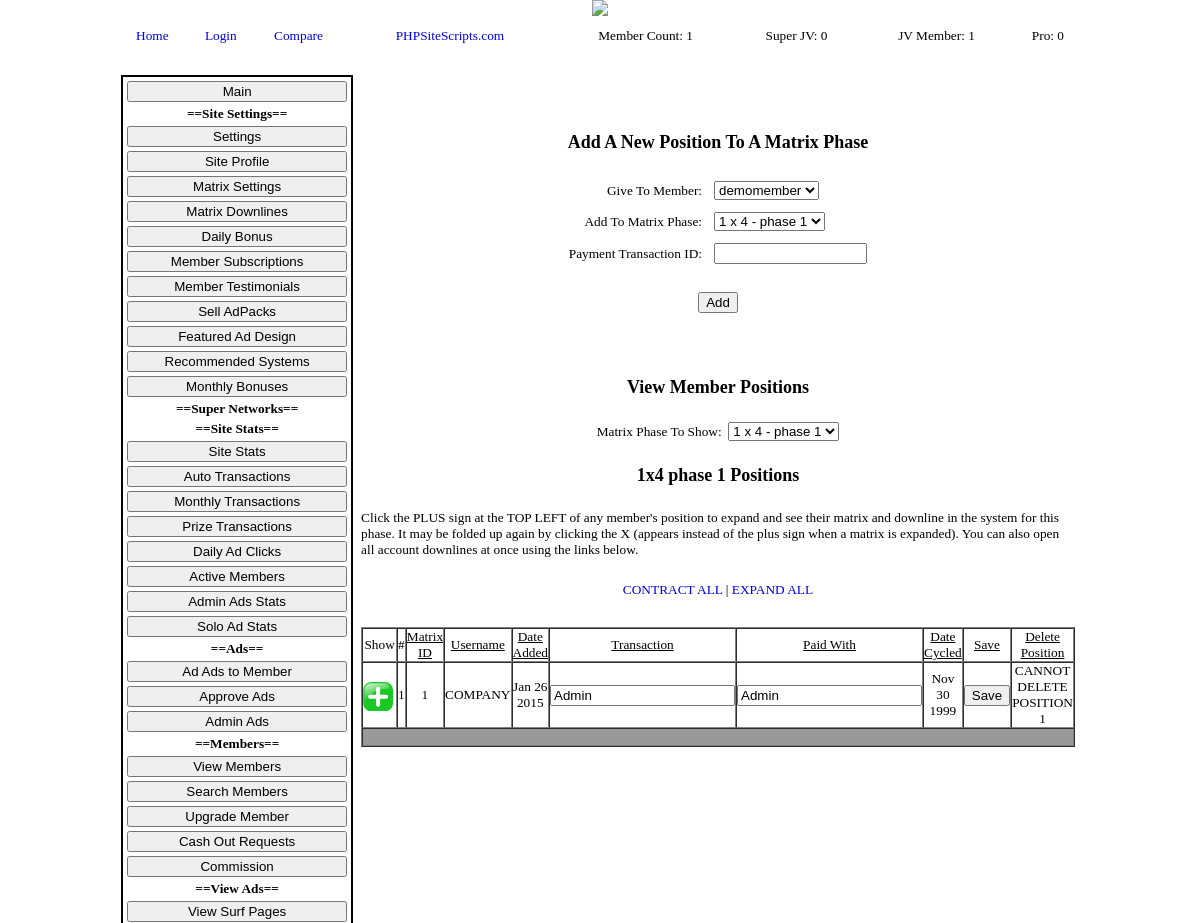
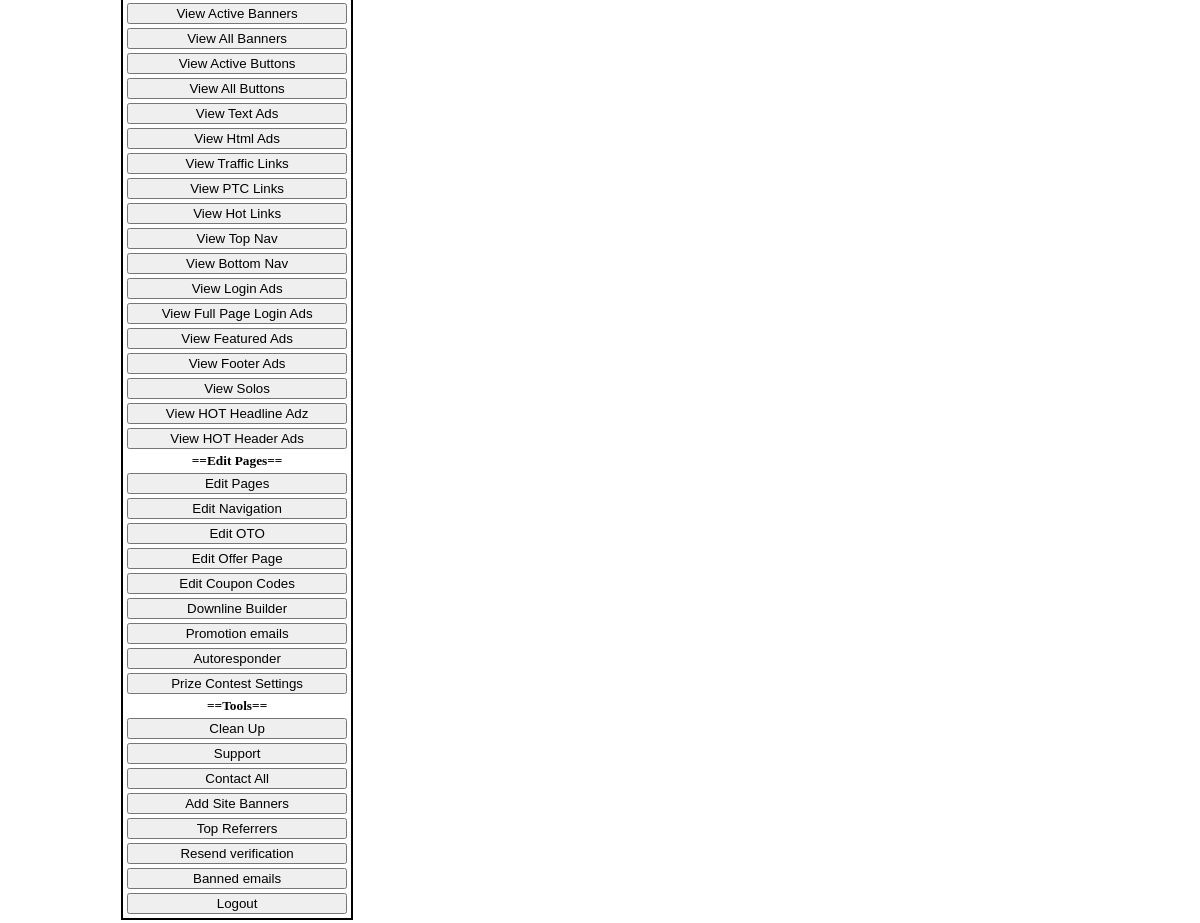
/admin/matrixadmin.php, run on the app's committed database (2 pictures, top to bottom).
### tables this page shows
CREATE TABLE `matrixconfiguration` (
  `id` int(10) unsigned NOT NULL AUTO_INCREMENT,
  `matrixlevelname` varchar(255) NOT NULL,
  `matrixwidth` int(10) unsigned NOT NULL DEFAULT '2',
  `matrixdepth` int(10) unsigned NOT NULL DEFAULT '2',
  `matrixprice` decimal(9,2) NOT NULL DEFAULT '1.00',
  `matrixpayout` decimal(9,2) NOT NULL DEFAULT '4.00',
  `givereentrythislevel` varchar(4) NOT NULL DEFAULT 'yes',
  `matrixactive` varchar(4) NOT NULL DEFAULT 'yes',
  `matrixsequence` int(10) unsigned NOT NULL DEFAULT '0',
  `cyclecommissionforsponsor` decimal(9,2) NOT NULL,
  PRIMARY KEY (`id`)
);

CREATE TABLE `matrix1` (
  `id` int(10) unsigned NOT NULL AUTO_INCREMENT,
  `username` varchar(255) NOT NULL,
  `L1` int(10) unsigned NOT NULL,
  `L2` int(10) unsigned NOT NULL,
  `L3` int(10) unsigned NOT NULL,
  `L4` int(10) unsigned NOT NULL,
  `parent1` int(10) unsigned NOT NULL,
  `parent1username` varchar(255) NOT NULL,
  `parent2` int(10) unsigned NOT NULL,
  `parent2username` varchar(255) NOT NULL,
  `parent3` int(10) unsigned NOT NULL,
  `parent3username` varchar(255) NOT NULL,
  `parent4` int(10) unsigned NOT NULL,
  `parent4username` varchar(255) NOT NULL,
  `datecycled` datetime NOT NULL,
  `cycled` varchar(4) NOT NULL DEFAULT 'no',
  `urlreferrerid` int(10) unsigned NOT NULL,
  `urlreferrername` varchar(255) NOT NULL,
  `owed` decimal(9,2) NOT NULL DEFAULT '0.00',
  `paid` decimal(9,2) NOT NULL DEFAULT '0.00',
  `lastpaid` datetime NOT NULL,
  `paychoice` varchar(255) NOT NULL,
  `transaction` varchar(255) NOT NULL,
  `positionordernumber` int(10) unsigned NOT NULL,
  `signupdate` datetime NOT NULL,
  PRIMARY KEY (`id`)
);

### admin/matrixadmin.php (the view, shortened to what this page needs)
<?php
function formatDate($val) {
	$arr = explode("-", $val);
	return date("M d Y", mktime(0,0,0, $arr[1], $arr[2], $arr[0]));
}
$showid = $_REQUEST["showid"];
include "../header.php";
?>
<table>
<tr>
<td width="15%" valign=top><br>
<? include("adminnavigation.php"); ?>
<td valign="top" align="center"><br><br> <?
echo "<font size=2 face='$fonttype' color='$fontcolour'><p><b><center>";
?>
<table cellpadding="4" cellspacing="0" border="0" width="100%" align="center">
<?php
$matrixviewchoice = "";
$q = "select * from members order by userid";
$r = mysql_query($q);
$rows = mysql_num_rows($r);
if ($rows > 0)
{
$mq = "select * from matrixconfiguration order by id";
$mr = mysql_query($mq);
$mrows = mysql_num_rows($mr);
if ($mrows > 0)
	{
?>
<tr><td colspan="2" align="center">
<table cellpadding="4" cellspacing="4" border="0" align="center">
<tr><td align="center" colspan="2"><div style="font-size: 18px; font-weight: bold;">Add A New Position To A Matrix Phase</div></td></tr>
<form action="matrixadmin.php" method="post" name="theform">
<tr><td align="right"><br>Give To Member: </td><td><br>
<select name="userid">
<?php
while ($rowz = mysql_fetch_array($r))
{
$userid = $rowz["userid"];
echo "<option value=\"" . $userid . "\">" . $userid . "</option>";
}
?>
</select>
</td></tr>
<tr><td align="right">Add To Matrix Phase: </td><td>
<select name="matrixid">
<?php
while ($mrowz = mysql_fetch_array($mr))
{
$id = $mrowz["id"];
$matrixlevelname = $mrowz["matrixlevelname"];
$matrixwidth = $mrowz["matrixwidth"];
$matrixdepth = $mrowz["matrixdepth"];
echo "<option value=\"" . $id . "\">" . $matrixwidth . " x " . $matrixdepth . " - " . $matrixlevelname . "</option>";
if ($showid != $id)
	{
$matrixviewchoice = $matrixviewchoice . "<option value=\"" . $id . "\">" . $matrixwidth . " x " . $matrixdepth . " - " . $matrixlevelname . "</option>";
	}
}
?>
</select>
</td></tr>
<tr><td align="right">Payment Transaction ID: </td><td><input type="text" class="typein" name="transaction" maxlength="255" size="16"></td></tr>
<br>
</td></tr>
<tr><td colspan="2" align="center"><br><input type="hidden" name="action" value="newposition"><input type="submit" value="Add"></td></tr></form>
</table><br>&nbsp;</td></tr>
<?php
	}
}
if ($showid == "")
{
$getfirstq = "select * from matrixconfiguration order by id limit 1";
$getfirstr = mysql_query($getfirstq);
$getfirstrows = mysql_num_rows($getfirstr);
if ($getfirstrows > 0)
	{
	$showid = mysql_result($getfirstr,0,"id");
	}
}
?>
<?php
$matrixtoshow = "matrix" . $showid;
$showq = "select * from matrixconfiguration where id=\"$showid\"";
$showr = mysql_query($showq);
$showrows = mysql_num_rows($showr);
if ($showrows > 0)
{
$matrixdepth = mysql_result($showr,0,"matrixdepth");
$matrixwidth = mysql_result($showr,0,"matrixwidth");
$matrixlevelname = mysql_result($showr,0,"matrixlevelname");
}
?>
<tr><td colspan="2" align="center"><br><div style="font-size: 18px; font-weight: bold;">View Member Positions</div></td></tr>
<tr>
<form action="matrixadmin.php" method="get">
<td align="center" colspan="2"><br>Matrix Phase To Show:&nbsp;
<select name="showid" onchange="this.form.submit();">
<?php
echo $matrixviewchoice;
?>
</select>
</td>
</form>
</tr>
<tr><td colspan="2" align="center"><br><div style="font-size: 18px; font-weight: bold;"><?php echo $matrixwidth ?>x<?php echo $matrixdepth ?> <?php echo $matrixlevelname ?> Positions</div></td></tr>
<?php
$q = "select * from $matrixtoshow order by id";
$r = mysql_query($q) or die(mysql_error());
$rows = mysql_num_rows($r);
?>
<?php
if ($rows > 0)
{
?>
<tr><td colspan="2"><br>Click the PLUS sign at the TOP LEFT of any member's position to expand and see their matrix and downline in the system for this phase. It may be folded up again by clicking the X (appears instead of the plus sign when a matrix is expanded). You can also open all account downlines at once using the links below.</td></tr>
<tr><td align="center" colspan="2"><br><div style="margin-bottom: 5px"><a href="javascript:sweeptoggle('contract')">CONTRACT ALL</a> | <a href="javascript:sweeptoggle('expand')">EXPAND ALL</a></div></td></tr>
<tr><td align="center" colspan="2"><br>
<table border="1" cellspacing="0" cellpadding="0" align="center">
<?php
while ($rowz = mysql_fetch_array($r))
{
$cols = 14;
$matrixid = $rowz["id"];
$positionordernumber = $rowz["positionordernumber"];
$username = $rowz["username"];
$signupdate = $rowz["signupdate"];
if ($signupdate != 0)
{
$signupdate = formatDate($signupdate);
}
$datecycled = $rowz["datecycled"];
if ($datecycled != 0)
{
$lastdatecycled = formatDate($datecycled);
}
$paychoice = $rowz["paychoice"];
$transaction = $rowz["transaction"];
?>
<form action="matrixadmin.php" method="post" name="theform<?php echo $matrixid ?>">
<tr><td align="center">Show</td><td align="center">#</td><td align="center"><u>Matrix ID</u></td><td align="center"><u>Username</u></td><td align="center"><u>Date Added</u></td><td align="center"><u>Transaction</u></td><td align="center"><u>Paid With</u></td>
<td align="center"><u>Date Cycled</u></td>
<td align="center"><u>Save</u></td>
<td align="center"><u>Delete Position</u></td>
</tr>
<tr>
<td align="center">
<img src="../images/matrixopen.png" class="showstate" onClick="expandcontent(this, 'sc<?php echo $matrixid ?>')"/>
</td>
<td align="center"><?php echo $positionordernumber ?></td><td align="center"><?php echo $matrixid ?></td><td align="center"><?php echo $username ?></td><td align="center"><?php echo $signupdate ?></td><td align="center"><input type="text" name="transaction" value="<?php echo $transaction ?>" maxlength="255"></td><td align="center"><input type="text" name="paychoice" value="<?php echo $paychoice ?>" maxlength="255"></td>
<td align="center"><?php echo $lastdatecycled ?></td>
<td align="center">
<input type="submit" value="Save">
</td>
</form>
<?php
if ($matrixid == 1)
	{
?>
<td align="center">CANNOT DELETE POSITION 1</td>
<?php
	}
?>
</tr>
<tr bgcolor="#999999"><td colspan="<?php echo $cols ?>">&nbsp;</td></tr>
<?php
}
?>
<?php
}
?>

### data on the page
matrixconfiguration: showid "1 x 4 - phase 1", matrixwidth "1", matrixdepth "4", matrixlevelname "phase 1"
matrix1: positionordernumber "1", id "1", username "COMPANY", signupdate "Jan 26 2015", transaction "Admin", paychoice "Admin", datecycled "Nov 30 1999", shows "CANNOT DELETE POSITION 1"

### other printed values
$rowcount "1"
$toplevel "Super JV"
$superjvrowcount "0"
$middlelevel "JV Member"
$jvrowcount "1"
$lowerlevel "Pro"
$prorowcount "0"
form field userid "demomember"
form field matrixid "1 x 4 - phase 1"
